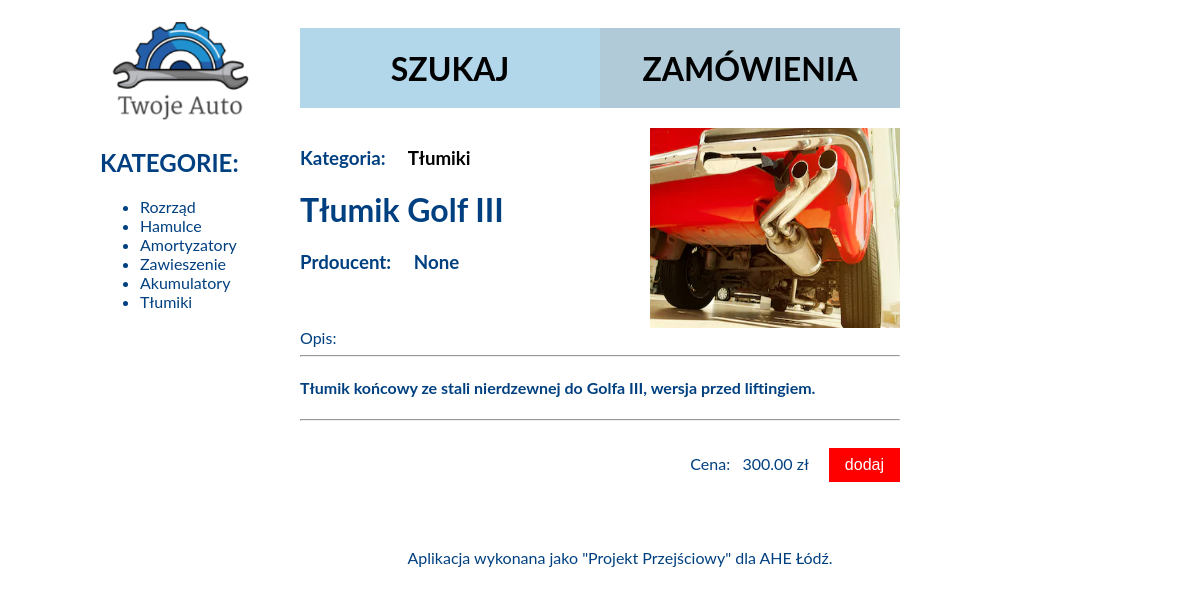
Screenshot of /produkty/1/ with the database file from the repository.
### produkty/models.py (models this page shows)
class Kategoria(models.Model):
    nazwa = models.CharField(max_length=30)
    def __str__(self):
        return self.nazwa
    created = models.DateTimeField(auto_now_add=True)
    updated = models.DateTimeField(auto_now=True)
    class Meta:
        verbose_name        = "Kategria"
        verbose_name_plural = "Kategrie"

class Produkty(models.Model):
    def __str__(self):
        return self.nazwa
    n_cz    = 235110
    nazwa   = models.CharField(max_length=60)
    opis    = models.TextField(blank=True)
    cena    = models.DecimalField(max_digits=99999 ,decimal_places=2)
    producent = models.ForeignKey(Producent,on_delete=models.CASCADE,blank=True,null=True)
    kategoria = models.ForeignKey(Kategoria,on_delete=models.CASCADE,blank=True,null=True)
    tagi      = models.ManyToManyField(Tagi,blank=True,null=True)
    obraz   = models.FileField(upload_to='', blank=True)
    created = models.DateTimeField(auto_now_add=True)
    updated = models.DateTimeField(auto_now=True)
    stan    = models.IntegerField(default=0)
    numer   = models.IntegerField(max_length=6,default=n_cz + 10)
    class Meta:
        verbose_name        = "Produkt"
        verbose_name_plural = "Produkty"

### produkty/views.py (the view)
# urls.py: path('produkty/<int:produkt_id>/', views.detail, name='detail'),
def detail(request, produkt_id):
    produkt = Produkty.objects.get(pk=produkt_id)
    kats = Kategoria.objects.all()
    return render(request, 'produkty/detail_block.html', {'produkt': produkt,
                                                          'kats': kats,})

### produkty/templates/produkty/detail_block.html (shortened to what this page needs)
{% extends 'produkty/baza.html' %}
{% block contents %}
<div id="opis">
     <h3> Kategoria: &nbsp; &nbsp; <a href = "{%  url 'kategoria' produkt.kategoria.id %}  " >
    {{ produkt.kategoria }}</a></h3>
    <h1> {{ produkt }}</h1>
    <h3>Prdoucent:  &nbsp; &nbsp; {{ produkt.producent }}</h3>
</div>
<div id="obraz">
    {% if produkt.obraz %}
    <img src="{{ produkt.obraz.url }}"  width ="250" height="200" alt="obrazek"/>
    {% endif %}
</div>
    Opis:
    <hr />
    <h4>{{ produkt.opis }}</h4>
    <hr /><br />
<div id="cena">
        Cena: &nbsp; {{ produkt.cena }} zł &nbsp; &nbsp;
    <button type="button">dodaj</button>
    </div>
{% endblock %}

### produkty/templates/produkty/baza.html (shortened to what this page needs)
{% load static %}
    <link rel="stylesheet" type="text/css" href="{% static 'produkty/style.css' %}">
<!DOCTYPE html>
<html lang="en">
<head>
</head>
<body>
<div id="container">
        <div id="logo">
            {% load static %}
            <a href="{% url 'index'  %}"><img  height="125" src="{% static "/produkty/logo.png" %}" alt="My logo"></a>
            </div>
        <div id="topbarr">
        <div id="topbar1">
        <div id="t1">
            <a href="{% url 'index' %}"> <h1>SZUKAJ</h1></a>
        </div>
        <div id="t2">
            <a href="{% url 'index' %}"><h1> ZAMÓWIENIA </h1></a>
        </div>
    </div>
        </div>
    <div id="menu">
        <h2>KATEGORIE:</h2>
          {% if kats %}
        <ul>
        {% for kat in kats %}
            <li><a href="{% url 'kategoria' kat.id  %}">{{ kat.nazwa }}</a></li>
        {% endfor %}
        </ul>
    {% else %}
        <p>No products are available.</p>
    {% endif %}
    </div>
    <div id="content">
        {% block contents %}
            {% endblock %}
    </div>
    <div id="footer">
        Aplikacja wykonana jako "Projekt Przejściowy" dla AHE Łódź.
    </div>
</div>
</body>
</html>

### produkty/static/produkty/style.css (style rules this page uses)
body { background: white; font-family: 'Lato'; color:#004080; }
li a { color:#004080; text-decoration:none; }
#container { width:1000px; margin-left: auto; margin-right: auto; }
#logo { width:200; height:120px; color:white; float:left; text-align:left; }
#topbarr { width:600px; height:100px; float:left; text-align:center; }
#menu { float:left; width:200px; min-height:400px; text-align:left; color:#004080; }
#content { float : left; width : 600px; height : ; overflow: auto; }
#footer { clear:both; padding:20px; width:1000px; text-align:center; a text-decoration:none; a:hover color:#yellow; }
#topbar1 { margin-top:20; width:600px; height:80px; color:white; }
#t1 { height:100%; width:50%; float:left; background-color:#b2d6ea; color: white; text-align:center; }
#t2 { width:50%; height:100%; float:left; text-align:center; background-color:#b1cad8; color:white; }
#cena { float:top; width:100%; text-align:right; }
#opis { width:350px; float:left; }
#obraz { float:left; width:250px; }
button { background-color:red; border: none; color: white; padding: 8px 16px; text-align: center; text-decoration: none; display: inline-block; font-size: 16px; margin: 0px 0px; cursor: pointer; }
a { text-decoration:none; color:black; }

### rows the page displays
Kategoria: nazwa "Rozrząd"
Kategoria: nazwa "Hamulce"
Kategoria: nazwa "Amortyzatory"
Kategoria: nazwa "Zawieszenie"
Kategoria: nazwa "Akumulatory"
Kategoria: nazwa "Tłumiki"
Produkty: kategoria "Tłumiki", nazwa "Tłumik Golf III", producent "None", obraz (picture), opis "Tłumik końcowy ze stali nierdzewnej do Golfa III, wersja przed liftingiem.", cena "300.00"
